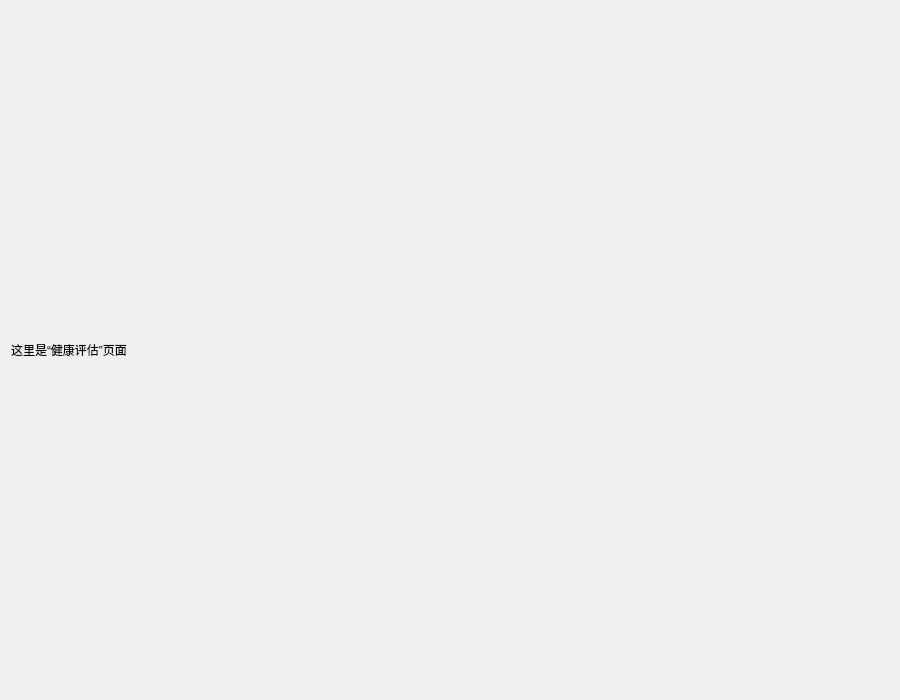
<?xml version="1.0" encoding="UTF-8"?>
<ui version="4.0">
 <class>Page_Assessment</class>
 <widget class="QWidget" name="Page_Assessment">
  <property name="geometry">
   <rect>
    <x>0</x>
    <y>0</y>
    <width>900</width>
    <height>700</height>
   </rect>
  </property>
  <property name="windowTitle">
   <string>健康评估</string>
  </property>
  <layout class="QVBoxLayout" name="verticalLayout">
   <item>
    <widget class="QLabel" name="label">
     <property name="text">
      <string>这里是“健康评估”页面</string>
     </property>
    </widget>
   </item>
  </layout>
 </widget>
 <resources/>
 <connections/>
</ui>
